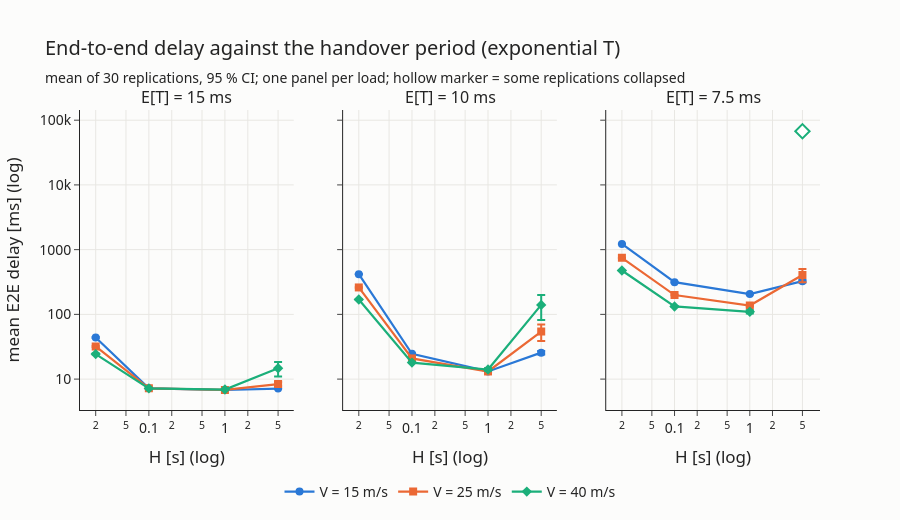

Write notebook code for a chart like this one.
### Markdown cell above
---
# 8. Results

The end-to-end delay of an application packet is

$$D_{ee} = W_q + S + d_{bh}$$

(waiting time in the queue + service time + 2 ms of backhaul): the charts below often show $W_q$ and $S$ separately to see **which part** changes.

## 8.1 Impact of the handover period H

Mean end-to-end delay against H, one line per speed, one panel per load (exponential T).

### Code cell
def delay_vs_h(dist, name):
    loads = [15, 10, 7.5]
    fig = make_subplots(rows=1, cols=3, subplot_titles=[f"E[T] = {t} ms" for t in loads], shared_yaxes=True)
    for c, t in enumerate(loads):
        for k, v in enumerate([15, 25, 40]):
            d = summary[(summary["dist"] == dist) & (summary["T_ms"] == t) & (summary["V"] == v)]
            add_line(fig, d, "H", "endToEndDelay:mean", f"V = {v} m/s", k, row=1, col=c + 1, show_legend=(c == 0))
        fig.update_xaxes(type="log", title="H [s] (log)", row=1, col=c + 1)
    fig.update_yaxes(type="log", dtick=1)                     # delays go from ~7 ms to ~1 s
    fig.update_yaxes(title="mean E2E delay [ms] (log)", row=1, col=1)
    style(fig, f"End-to-end delay against the handover period ({dist.lower()} T)",
          "mean of 30 replications, 95 % CI; one panel per load; hollow marker = some replications collapsed")
    save(fig, name, width=1300)
    return fig

delay_vs_h("Exponential", "08_delay_vs_H_exponential").show()

### Figure 1 — Plotly figure (JSON) as saved in the notebook; plotly's stock layout.template omitted (floating-point values rounded to 4 significant figures)
{"data": [{"error_y": {"array": [0.8986, 0.02184, 0.01704, 0.04447], "width": 4}, "legendgroup": "V = 15 m/s", "line": {"color": "#2a78d6", "dash": "solid", "width": 2.2}, "marker": {"color": "#2a78d6", "size": 8, "symbol": "circle"}, "mode": "lines+markers", "name": "V = 15 m/s", "showlegend": true, "type": "scatter", "x": [0.02, 0.1, 1.0, 5.0], "xaxis": "x", "y": [43.94, 7.191, 6.786, 7.127], "yaxis": "y"}, {"error_y": {"array": [0.6093, 0.01803, 0.01878, 0.5958], "width": 4}, "legendgroup": "V = 25 m/s", "line": {"color": "#eb6834", "dash": "solid", "width": 2.2}, "marker": {"color": "#eb6834", "size": 8, "symbol": "square"}, "mode": "lines+markers", "name": "V = 25 m/s", "showlegend": true, "type": "scatter", "x": [0.02, 0.1, 1.0, 5.0], "xaxis": "x", "y": [31.92, 7.204, 6.814, 8.389], "yaxis": "y"}, {"error_y": {"array": [0.4429, 0.01972, 0.0451, 3.752], "width": 4}, "legendgroup": "V = 40 m/s", "line": {"color": "#1baf7a", "dash": "solid", "width": 2.2}, "marker": {"color": "#1baf7a", "size": 8, "symbol": "diamond"}, "mode": "lines+markers", "name": "V = 40 m/s", "showlegend": true, "type": "scatter", "x": [0.02, 0.1, 1.0, 5.0], "xaxis": "x", "y": [24.33, 7.179, 6.898, 14.7], "yaxis": "y"}, {"error_y": {"array": [2.682, 0.5341, 0.2546, 1.626], "width": 4}, "legendgroup": "V = 15 m/s", "line": {"color": "#2a78d6", "dash": "solid", "width": 2.2}, "marker": {"color": "#2a78d6", "size": 8, "symbol": "circle"}, "mode": "lines+markers", "name": "V = 15 m/s", "showlegend": false, "type": "scatter", "x": [0.02, 0.1, 1.0, 5.0], "xaxis": "x2", "y": [417.8, 24.54, 13.14, 25.64], "yaxis": "y2"}, {"error_y": {"array": [1.661, 0.3255, 0.3707, 15.55], "width": 4}, "legendgroup": "V = 25 m/s", "line": {"color": "#eb6834", "dash": "solid", "width": 2.2}, "marker": {"color": "#eb6834", "size": 8, "symbol": "square"}, "mode": "lines+markers", "name": "V = 25 m/s", "showlegend": false, "type": "scatter", "x": [0.02, 0.1, 1.0, 5.0], "xaxis": "x2", "y": [260.6, 20.86, 13.12, 54.35], "yaxis": "y2"}, {"error_y": {"array": [1.32, 0.3144, 0.6204, 58.29], "width": 4}, "legendgroup": "V = 40 m/s", "line": {"color": "#1baf7a", "dash": "solid", "width": 2.2}, "marker": {"color": "#1baf7a", "size": 8, "symbol": "diamond"}, "mode": "lines+markers", "name": "V = 40 m/s", "showlegend": false, "type": "scatter", "x": [0.02, 0.1, 1.0, 5.0], "xaxis": "x2", "y": [169.4, 17.98, 14.06, 140.1], "yaxis": "y2"}, {"error_y": {"array": [5.665, 3.145, 2.498, 14.27], "width": 4}, "legendgroup": "V = 15 m/s", "line": {"color": "#2a78d6", "dash": "solid", "width": 2.2}, "marker": {"color": "#2a78d6", "size": 8, "symbol": "circle"}, "mode": "lines+markers", "name": "V = 15 m/s", "showlegend": false, "type": "scatter", "x": [0.02, 0.1, 1.0, 5.0], "xaxis": "x3", "y": [1227.0, 314.5, 205.8, 325.7], "yaxis": "y3"}, {"error_y": {"array": [2.928, 2.077, 4.215, 94.07], "width": 4}, "legendgroup": "V = 25 m/s", "line": {"color": "#eb6834", "dash": "solid", "width": 2.2}, "marker": {"color": "#eb6834", "size": 8, "symbol": "square"}, "mode": "lines+markers", "name": "V = 25 m/s", "showlegend": false, "type": "scatter", "x": [0.02, 0.1, 1.0, 5.0], "xaxis": "x3", "y": [748.1, 198.8, 137.0, 406.9], "yaxis": "y3"}, {"error_y": {"array": [2.127, 1.257, 6.029], "width": 4}, "legendgroup": "V = 40 m/s", "line": {"color": "#1baf7a", "dash": "solid", "width": 2.2}, "marker": {"color": "#1baf7a", "size": 8, "symbol": "diamond"}, "mode": "lines+markers", "name": "V = 40 m/s", "showlegend": false, "type": "scatter", "x": [0.02, 0.1, 1.0], "xaxis": "x3", "y": [476.1, 132.6, 109.6], "yaxis": "y3"}, {"legendgroup": "V = 40 m/s", "marker": {"color": "white", "line": {"color": "#1baf7a", "width": 2}, "size": 11, "symbol": "diamond"}, "mode": "markers", "showlegend": false, "type": "scatter", "x": [5.0], "xaxis": "x3", "y": [67490.0], "yaxis": "y3"}], "layout": {"annotations": [{"font": {"size": 16}, "showarrow": false, "text": "E[T] = 15 ms", "x": 0.1444, "xanchor": "center", "xref": "paper", "y": 1.0, "yanchor": "bottom", "yref": "paper"}, {"font": {"size": 16}, "showarrow": false, "text": "E[T] = 10 ms", "x": 0.5, "xanchor": "center", "xref": "paper", "y": 1.0, "yanchor": "bottom", "yref": "paper"}, {"font": {"size": 16}, "showarrow": false, "text": "E[T] = 7.5 ms", "x": 0.8556, "xanchor": "center", "xref": "paper", "y": 1.0, "yanchor": "bottom", "yref": "paper"}], "font": {"family": "Segoe UI, Arial", "size": 14}, "height": 520, "legend": {"orientation": "h", "x": 0.5, "xanchor": "center", "y": -0.22}, "margin": {"t": 110}, "paper_bgcolor": "#fcfcfb", "plot_bgcolor": "#fcfcfb", "title": {"subtitle": {"text": "mean of 30 replications, 95 % CI; one panel per load; hollow marker = some replications collapsed"}, "text": "End-to-end delay against the handover period (exponential T)"}, "xaxis": {"anchor": "y", "domain": [0.0, 0.2889], "gridcolor": "#e8e7e3", "showgrid": true, "title": {"text": "H [s] (log)"}, "type": "log"}, "xaxis2": {"anchor": "y2", "domain": [0.3556, 0.6444], "gridcolor": "#e8e7e3", "showgrid": true, "title": {"text": "H [s] (log)"}, "type": "log"}, "xaxis3": {"anchor": "y3", "domain": [0.7111, 1.0], "gridcolor": "#e8e7e3", "showgrid": true, "title": {"text": "H [s] (log)"}, "type": "log"}, "yaxis": {"anchor": "x", "domain": [0.0, 1.0], "dtick": 1, "gridcolor": "#e8e7e3", "showgrid": true, "title": {"text": "mean E2E delay [ms] (log)"}, "type": "log"}, "yaxis2": {"anchor": "x2", "domain": [0.0, 1.0], "dtick": 1, "gridcolor": "#e8e7e3", "matches": "y", "showgrid": true, "showticklabels": false, "type": "log"}, "yaxis3": {"anchor": "x3", "domain": [0.0, 1.0], "dtick": 1, "gridcolor": "#e8e7e3", "matches": "y", "showgrid": true, "showticklabels": false, "type": "log"}}}
